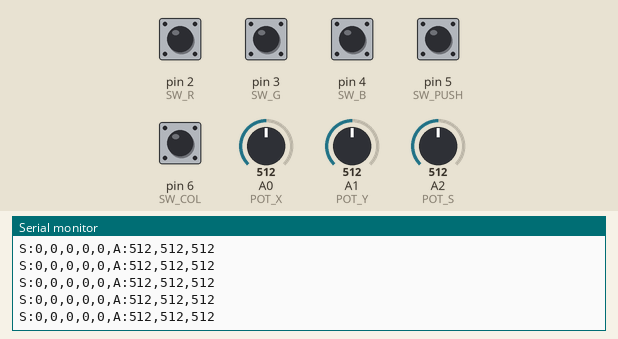
Recording of a sketch running on a simulated Arduino Uno, built with avr-gcc and run on an emulated ATmega328P. Parts: the last lines printed to the serial monitor. Inputs (shaded band) come from the test bench; at power-on: pin 2 (SW_R), pin 3 (SW_G), pin 4 (SW_B), pin 5 (SW_PUSH), pin 6 (SW_COL) HIGH, A0 (POT_X) = 512, A1 (POT_Y) = 512, A2 (POT_S) = 512.

Above: at 1.2 s.
1.3 s: A0 (POT_X) set to 716
At 1.35 s:
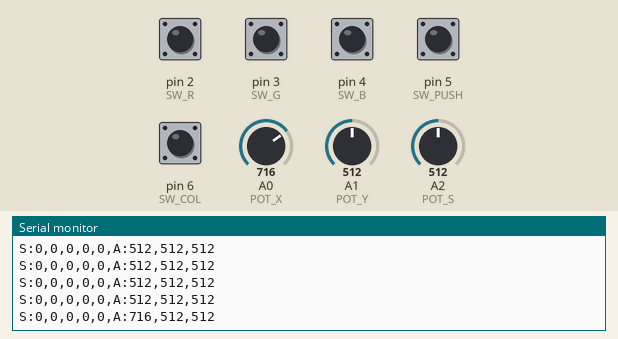
2.8 s: A1 (POT_Y) set to 716
At 2.84 s:
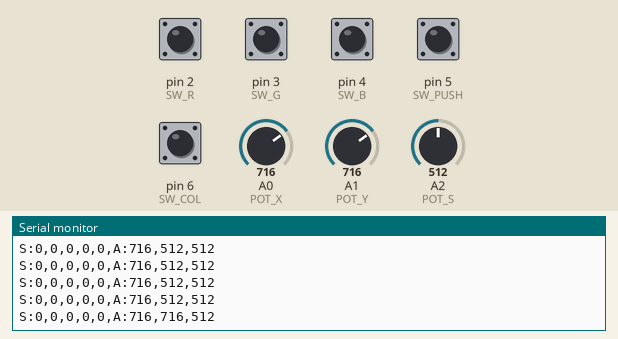
4.3 s: A2 (POT_S) set to 716
At 4.33 s:
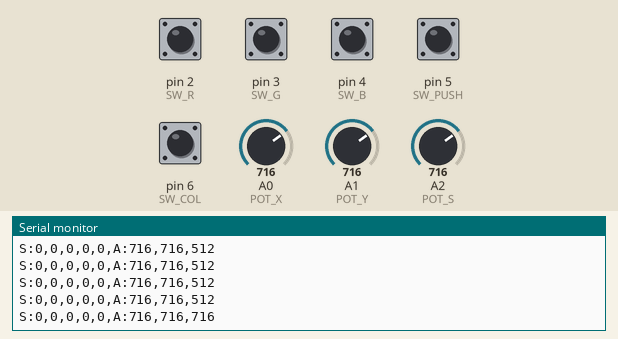
5.8 s: A0 (POT_X) set to 0
At 5.82 s:
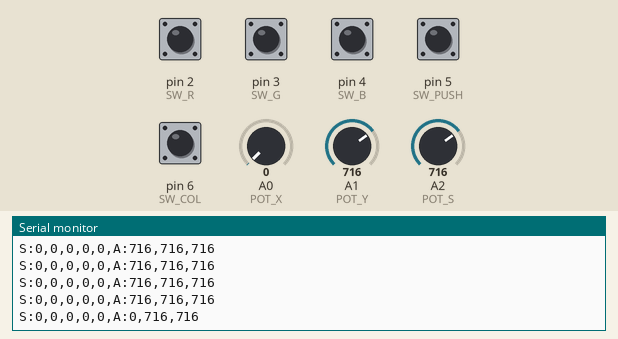
8.8 s: pin 2 (SW_R) pulled LOW for 0.15 s
At 8.84 s:
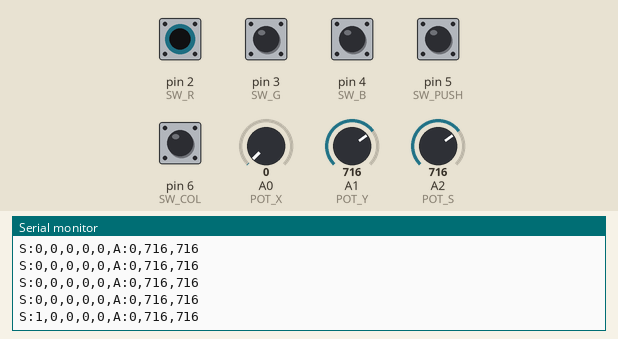
10.4 s: pin 3 (SW_G) pulled LOW for 0.15 s
At 10.43 s:
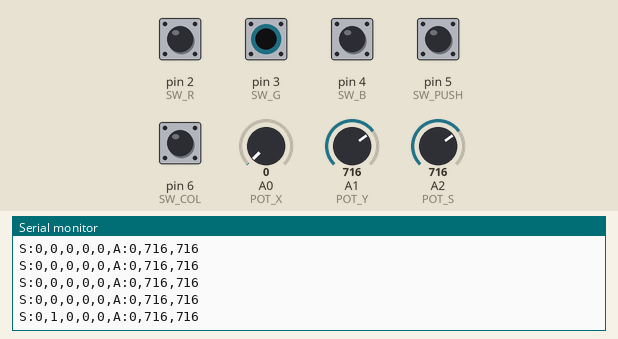
Timing chart, 0 to 13.0 s (numbered marks = the images above; inputs shaded):
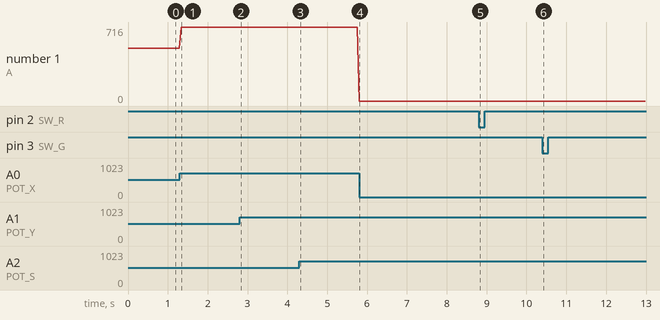

The sketch:

sketch.ino
```cpp
/*
  sketch.ino — Quantum Color Exhibit Hardware Controller
  ========================================================

  Wiring
  ------
  Window 1 — RGB toggle switches (active LOW with INPUT_PULLUP):
    SW_R    → pin 2   (Red   channel)
    SW_G    → pin 3   (Green channel)
    SW_B    → pin 4   (Blue  channel)

  Action switches (momentary, active LOW with INPUT_PULLUP):
    SW_PUSH → pin 5   (Push classical RGB colour to left image)
    SW_COL  → pin 6   (Collapse quantum + push to right image)

  Window 3 — Potentiometers (wiper to analog pin, ends to 5V / GND):
    POT_X → A0  (selector square X position)
    POT_Y → A1  (selector square Y position)
    POT_S → A2  (selector square Size / Heisenberg slider)

  Serial protocol
  ---------------
  One line per loop iteration at 115200 baud:

      S:1,0,1,0,0,A:512,256,80\n

      S: switch states  R, G, B, Push, Collapse  (1 = pressed, 0 = released)
      A: potentiometer  X, Y, Size  (raw ADC value 0–1023)

  Upload steps
  ------------
  1. Open Arduino IDE, open arduino/sketch/sketch.ino.
  2. Select your board (e.g. Arduino Uno) and the correct COM / /dev/cu port.
  3. Upload.
  4. Run  python main.py  — it will auto-detect the port and connect.
*/

const int SW_R    = 2;
const int SW_G    = 3;
const int SW_B    = 4;
const int SW_PUSH = 5;   // push classical RGB → left image
const int SW_COL  = 6;   // collapse quantum   → right image
const int POT_X   = A0;
const int POT_Y   = A1;
const int POT_S   = A2;

void setup() {
  Serial.begin(115200);

  // INPUT_PULLUP: pin reads HIGH when switch is open, LOW when pressed
  pinMode(SW_R,    INPUT_PULLUP);
  pinMode(SW_G,    INPUT_PULLUP);
  pinMode(SW_B,    INPUT_PULLUP);
  pinMode(SW_PUSH, INPUT_PULLUP);
  pinMode(SW_COL,  INPUT_PULLUP);
}

void loop() {
  // Switches: invert because INPUT_PULLUP means LOW = pressed
  int r  = !digitalRead(SW_R);
  int g  = !digitalRead(SW_G);
  int b  = !digitalRead(SW_B);
  int p  = !digitalRead(SW_PUSH);
  int c  = !digitalRead(SW_COL);

  // Potentiometers: raw 0–1023
  int ax  = analogRead(POT_X);
  int ay  = analogRead(POT_Y);
  int as_ = analogRead(POT_S);

  // Send one CSV line: "S:1,0,1,0,0,A:512,256,80"
  Serial.print("S:");
  Serial.print(r);  Serial.print(",");
  Serial.print(g);  Serial.print(",");
  Serial.print(b);  Serial.print(",");
  Serial.print(p);  Serial.print(",");
  Serial.print(c);
  Serial.print(",A:");
  Serial.print(ax); Serial.print(",");
  Serial.print(ay); Serial.print(",");
  Serial.println(as_);

  delay(50);   // ~20 Hz — matches the app's TICK_MS
}
```

Measured:
- after the input at 1.3 s, the serial monitor: prints a new line at once (image 1)
- after the input at 2.8 s, the serial monitor: prints a new line at once (image 2)
- after the input at 4.3 s, the serial monitor: prints a new line at once (image 3)
- after the input at 5.8 s, the serial monitor: prints a new line at once (image 4)
- after the input at 8.8 s, the serial monitor: prints a new line at once (image 5)
- after the input at 10.4 s, the serial monitor: prints a new line at once (image 6)
- plotted number 1: 512 → 716 after the input at 1.3 s
